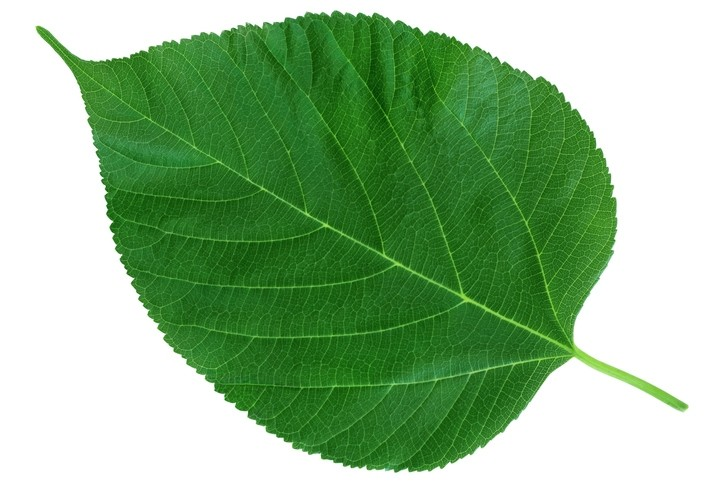
#> input picture backend/test/a1.jpg, 724 x 483 px, found by its file name
$ python sobel.py
#> lines starting #> are read from the running program, lines starting #| are printed output that depends on the picture
import cv2 as cv
import numpy as np


def resize(image, p=0.3):
    w = int(image.shape[1] * p)
    h = int(image.shape[0] * p)
    return cv.resize(image, (w, h))


image = cv.imread('test\\a1.jpg')
#> image is the input picture: shape (483, 724, 3); mean B, G, R 139.5, 183.1, 144.1
cv.GaussianBlur(image, (3, 3), 0)
gray = cv.cvtColor(image, cv.COLOR_BGR2GRAY)
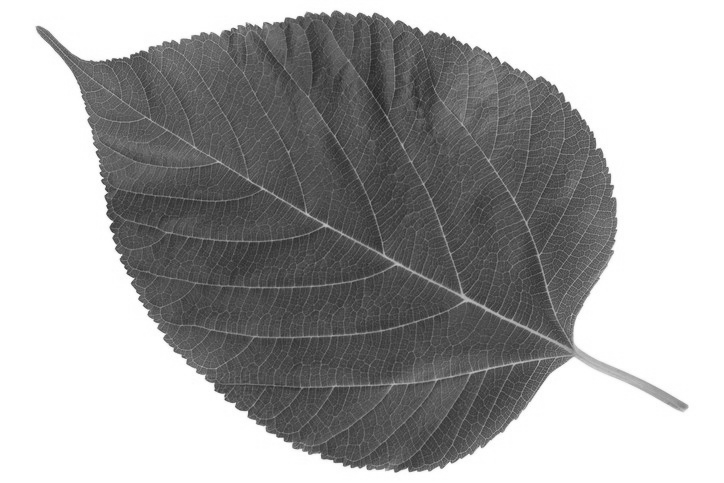
#> gray: shape (483, 724); min 35, max 255, mean 166.5

# apply sobel method to the grayscale image
grad_x = cv.Sobel(gray, cv.CV_64F, 1, 0, ksize=3, scale=1,
                  delta=0, borderType=cv.BORDER_DEFAULT)
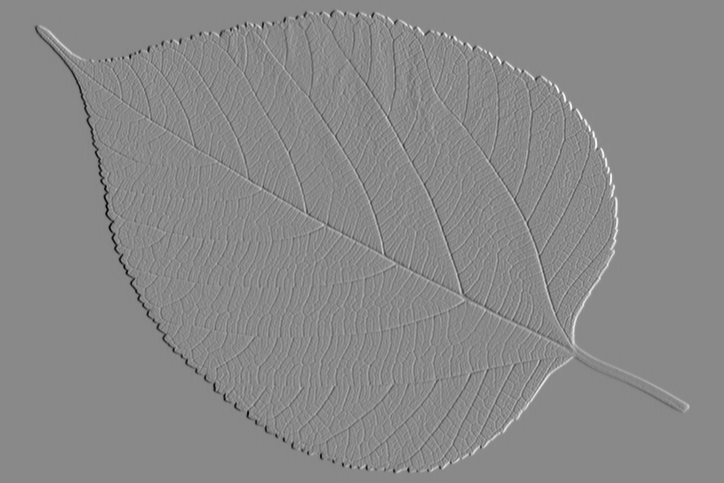
#> grad_x: shape (483, 724) float64; min -713, max 614, mean 0; drawn with min black and max white

grad_y = cv.Sobel(gray, cv.CV_64F, 0, 1, ksize=3, scale=1,
                  delta=0, borderType=cv.BORDER_DEFAULT)
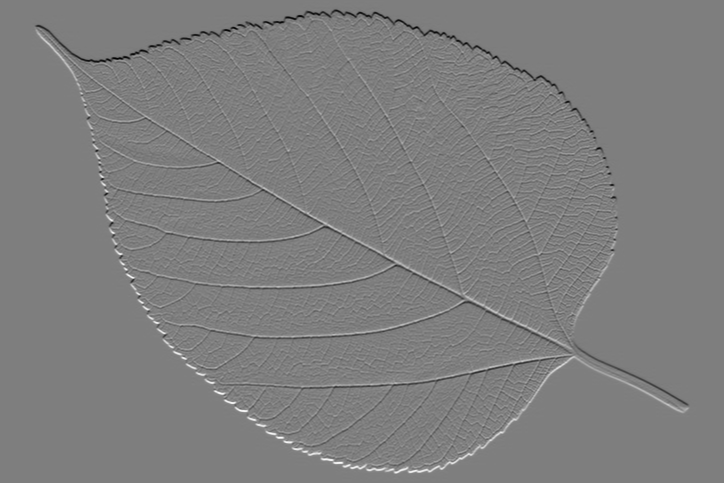
#> grad_y: shape (483, 724) float64; min -669, max 678, mean 0; drawn with min black and max white

abs_grad_x = cv.convertScaleAbs(grad_x)
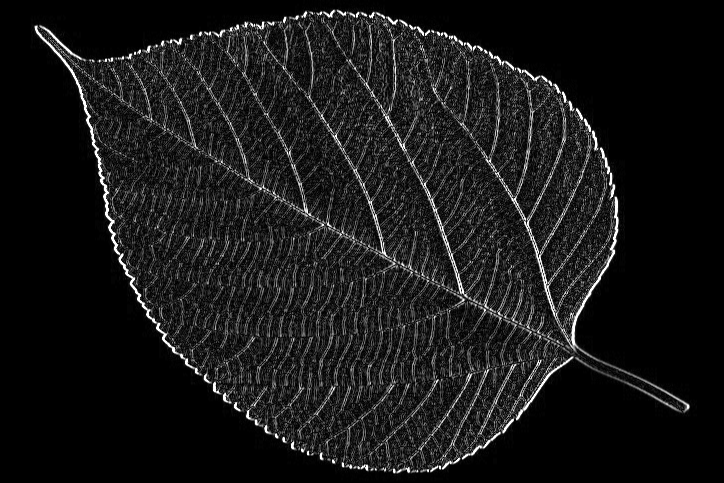
#> abs_grad_x: shape (483, 724); min 0, max 255, mean 24.1
abs_grad_y = cv.convertScaleAbs(grad_y)
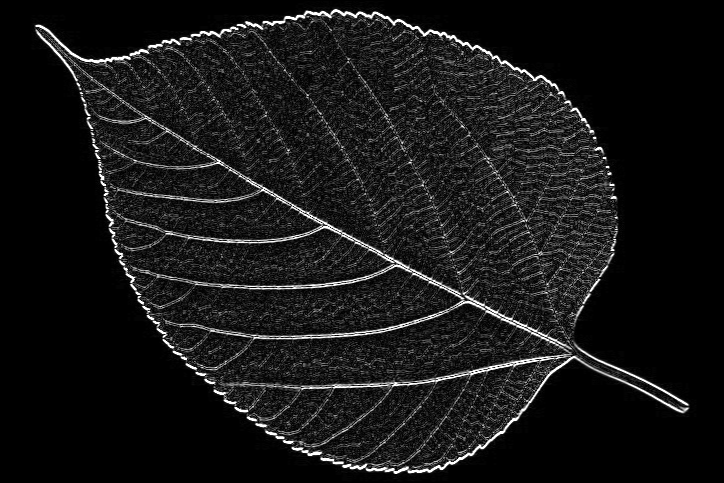
#> abs_grad_y: shape (483, 724); min 0, max 255, mean 23

grad = cv.addWeighted(abs_grad_x, 0.5, abs_grad_y, 0.5, 0)
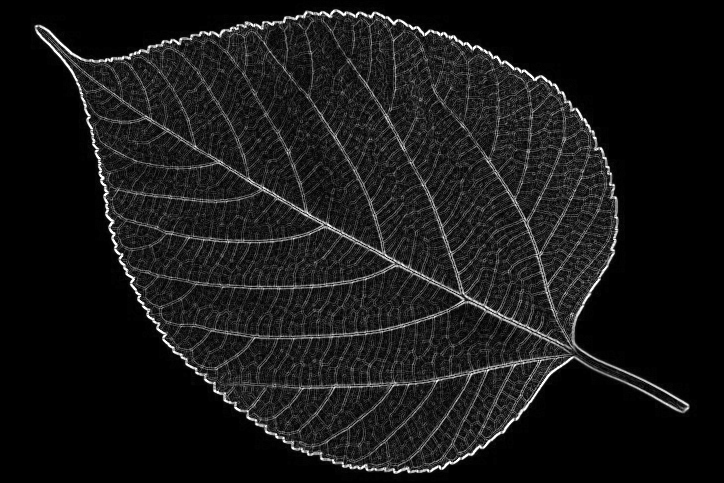
#> grad: shape (483, 724); min 0, max 255, mean 23.5

cv.imshow('sobel', resize(grad))
#> in resize, `return cv.resize(image, (w, h))`:
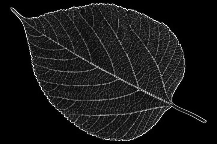
#> returned value: shape (144, 217); min 0, max 255, mean 23.4
cv.waitKey(0)

# [28 lines of commented-out code are left out]

$ run again, with backend/test/0.jpg copied over backend/test/a1.jpg
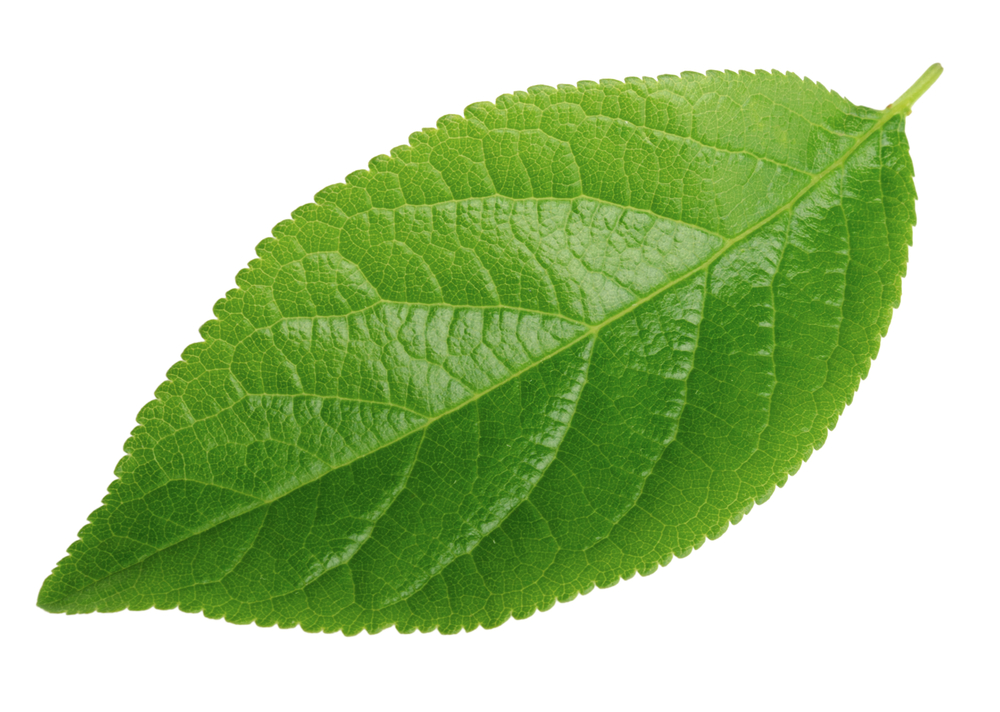
#> input picture backend/test/0.jpg, 1000 x 712 px, found by its file name
#> image is the input picture: shape (712, 1000, 3); mean B, G, R 155.5, 203.3, 179.1
#> in resize, `return cv.resize(image, (w, h))`:
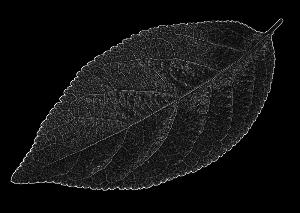
#> returned value: shape (213, 300); min 0, max 255, mean 19.4
